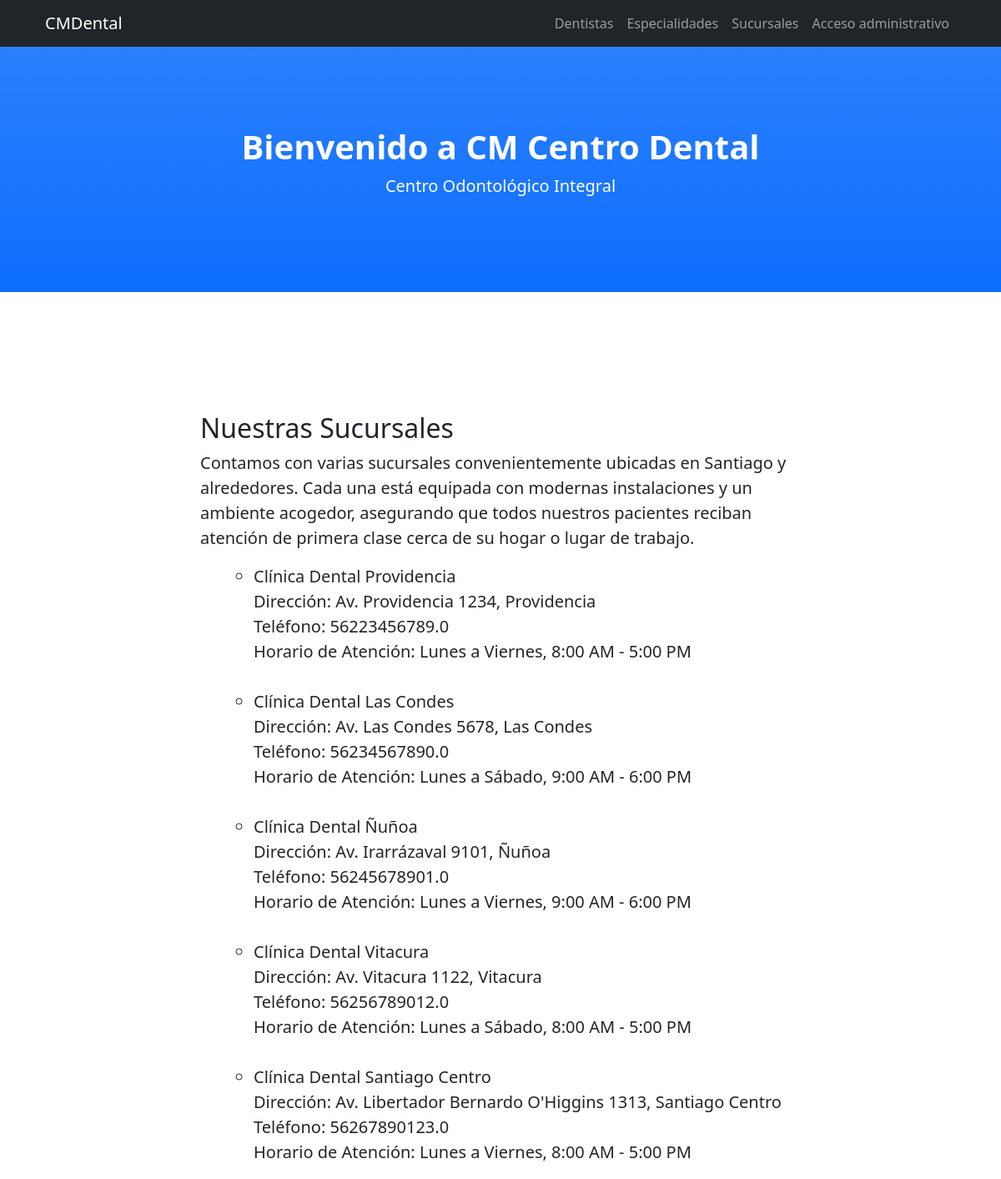
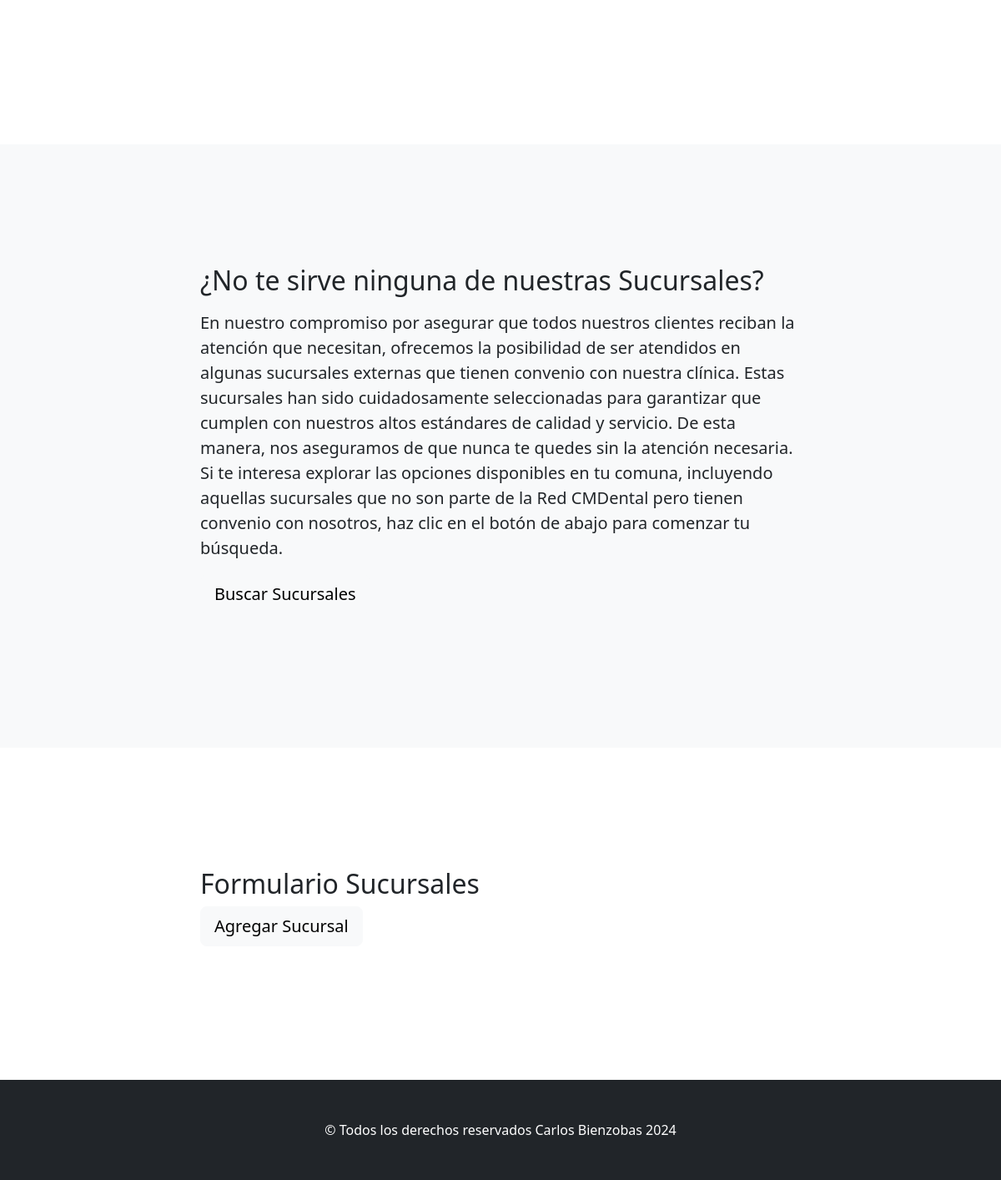
The app's page /sucursales/ with its own data (2 pictures, top to bottom).
### sucursales/models.py (models this page shows, shortened)
class Sucursal(models.Model):
    clinica = models.CharField(max_length=100)
    direccion = models.CharField(max_length=100)
    telefono = models.FloatField(max_length=100)
    horario = models.CharField(max_length=100)

### sucursales/views.py (the view)
# urls.py: path('sucursales/', include('sucursales.urls')),
def sucursales(request):
    sucursales = Sucursal.objects.all()
    return render(request, 'sucursales/sucursales.html', {'sucursales': sucursales})

### sucursales/templates/sucursales/sucursales.html (shortened to what this page needs)
{% extends 'base.html' %}
{% block about_title %}Nuestras Sucursales{% endblock %}
{% block about_content %}Contamos con varias sucursales convenientemente ubicadas en Santiago y alrededores. Cada una está equipada con modernas instalaciones y un ambiente acogedor, asegurando que todos nuestros pacientes reciban atención de primera clase cerca de su hogar o lugar de trabajo.{% endblock %}
{% block about_content2 %}
<ul>
    {% for sucursal in sucursales %}
    <li class="lead">
        <b>{{ sucursal.clinica }}</b><br>
        <b>Dirección:</b> {{ sucursal.direccion }}<br>
        <b>Teléfono:</b> {{ sucursal.telefono }}<br>
        <b>Horario de Atención:</b> {{ sucursal.horario }}
    </li>
    <br>
    {% endfor %}
</ul>
{% endblock %}
{% block service_title %}¿No te sirve ninguna de nuestras Sucursales? {% endblock %}
{% block service_content %}<p class="lead">En nuestro compromiso por asegurar que todos nuestros clientes reciban la atención que necesitan, ofrecemos la posibilidad de ser atendidos en algunas sucursales externas que tienen convenio con nuestra clínica. Estas sucursales han sido cuidadosamente seleccionadas para garantizar que cumplen con nuestros altos estándares de calidad y servicio. De esta manera, nos aseguramos de que nunca te quedes sin la atención necesaria. Si te interesa explorar las opciones disponibles en tu comuna, incluyendo aquellas sucursales que no son parte de la Red CMDental pero tienen convenio con nosotros, haz clic en el botón de abajo para comenzar tu búsqueda.</p>
<a class="btn btn-lg btn-light" href="/sucursales/buscar/">Buscar Sucursales</a>
{% endblock %}
{% block contact_title %}Formulario Sucursales{% endblock %}
{% block contact_content %}
<a class="btn btn-lg btn-light" href="/sucursales/agregar/">Agregar Sucursal</a>
{% endblock %}

### records on screen
Sucursal: clinica "Clínica Dental Providencia", direccion "Av. Providencia 1234, Providencia", telefono "56223456789.0", horario "Lunes a Viernes, 8:00 AM - 5:00 PM"
Sucursal: clinica "Clínica Dental Las Condes", direccion "Av. Las Condes 5678, Las Condes", telefono "56234567890.0", horario "Lunes a Sábado, 9:00 AM - 6:00 PM"
Sucursal: clinica "Clínica Dental Ñuñoa", direccion "Av. Irarrázaval 9101, Ñuñoa", telefono "56245678901.0", horario "Lunes a Viernes, 9:00 AM - 6:00 PM"
Sucursal: clinica "Clínica Dental Vitacura", direccion "Av. Vitacura 1122, Vitacura", telefono "56256789012.0", horario "Lunes a Sábado, 8:00 AM - 5:00 PM"
Sucursal: clinica "Clínica Dental Santiago Centro", direccion "Av. Libertador Bernardo O'Higgins 1313, Santiago Centro", telefono "56267890123.0", horario "Lunes a Viernes, 8:00 AM - 5:00 PM"
